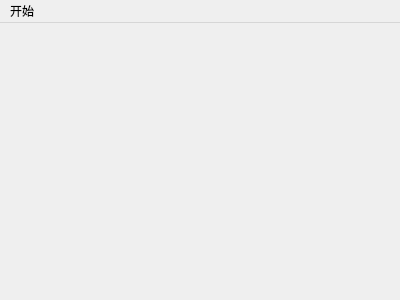
<?xml version="1.0" encoding="UTF-8"?>
<ui version="4.0">
 <class>myMainWindow</class>
 <widget class="QMainWindow" name="myMainWindow">
  <property name="geometry">
   <rect>
    <x>0</x>
    <y>0</y>
    <width>400</width>
    <height>300</height>
   </rect>
  </property>
  <property name="windowTitle">
   <string>myMainWindow</string>
  </property>
  <widget class="QWidget" name="centralWidget"/>
  <widget class="QMenuBar" name="menuBar">
   <property name="geometry">
    <rect>
     <x>0</x>
     <y>0</y>
     <width>400</width>
     <height>26</height>
    </rect>
   </property>
   <widget class="QMenu" name="menu">
    <property name="title">
     <string>开始</string>
    </property>
    <addaction name="actionQuit"/>
   </widget>
   <addaction name="menu"/>
  </widget>
  <action name="actionQuit">
   <property name="text">
    <string>退出</string>
   </property>
  </action>
 </widget>
 <layoutdefault spacing="6" margin="11"/>
 <resources/>
 <connections>
  <connection>
   <sender>actionQuit</sender>
   <signal>triggered()</signal>
   <receiver>myMainWindow</receiver>
   <slot>close()</slot>
   <hints>
    <hint type="sourcelabel">
     <x>-1</x>
     <y>-1</y>
    </hint>
    <hint type="destinationlabel">
     <x>199</x>
     <y>149</y>
    </hint>
   </hints>
  </connection>
 </connections>
</ui>
